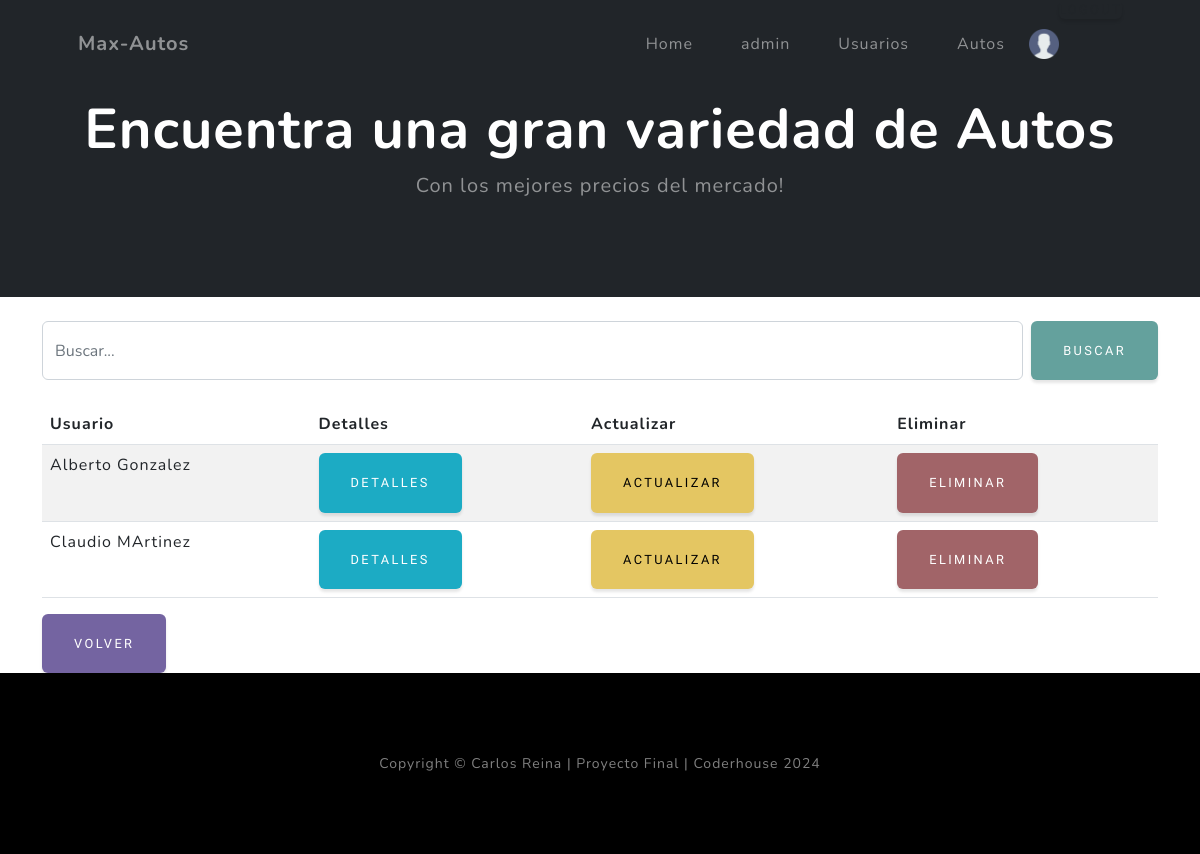
/usuarios/usuario/list (signed in), run on the app's committed database.
### usuarios/models.py (models this page shows)
class Usuario(models.Model):
    nombre = models.CharField(max_length=50)
    apellido = models.CharField(max_length=50)
    correo = models.CharField(max_length=255)
    telefono = models.CharField(max_length=15)
    fecha_nacimiento = models.DateField(null=True, blank=True)
    avatar = models.ImageField(upload_to="avatares", blank=True, null=True)
    def __str__(self):
        return f"{self.nombre} {self.apellido}"

### usuarios/views.py (the view)
# urls.py: path("usuario/list", views.UsuarioList.as_view(), name="usuario_list"),
class UsuarioList(ListView):
    model = Usuario
    def get_queryset(self):
        queryset = super().get_queryset()
        q = self.request.GET.get('q')
        if q:
            queryset = Usuario.objects.filter(nombre__icontains=q)
        return queryset

### usuarios/templates/usuarios/usuario_list.html
{% extends 'core/base.html' %}
{% block header %}
<header class="bg-dark py-5">
    <div class="container px-4 px-lg-5 my-5">
        <div class="text-center text-white">
            <h1 class="display-4 fw-bolder">Encuentra una gran variedad de Autos</h1>
            <p class="lead fw-normal text-white-50 mb-0">Con los mejores precios del mercado!</p>
        </div>
    </div>
</header>
{% endblock header %}
{% block main %}
<div class="container mt-4">
    <form action="{% url 'usuarios:usuario_list' %}" method="get" class="d-flex mb-4">
        <input type="text" name="q" class="form-control me-2" placeholder="Buscar...">
        <button type="submit" class="btn btn-primary">Buscar</button>
    </form>
    <table class="table table-striped table-hover">
        <thead>
            <tr>
                <th>Usuario</th>
                <th>Detalles</th>
                <th>Actualizar</th>
                <th>Eliminar</th>
            </tr>
        </thead>
        <tbody>
            {% for object in object_list %}
                <tr>
                    <td>{{ object }}</td>
                    <td><a href="{% url 'usuarios:usuario_detail' object.id %}" class="btn btn-info">Detalles</a></td>
                    <td><a href="{% url 'usuarios:usuario_update' object.id %}" class="btn btn-warning">Actualizar</a></td>
                    <td><a href="{% url 'usuarios:usuario_delete' object.id %}" class="btn btn-danger">Eliminar</a></td>
                </tr>
            {% empty %}
                <tr>
                    <td colspan="4" class="text-center">No hay usuarios registrados</td>
                </tr>
            {% endfor %}
        </tbody>
    </table>
    <a href="{% url 'usuarios:index' %}" class="btn btn-secondary">Volver</a>
</div>
{% endblock main %}

### core/templates/core/componets/navbar.html (shortened to what this page needs)
{% load static %}
<nav class="navbar navbar-expand-lg navbar-light fixed-top" id="mainNav">
    <div class="container px-4 px-lg-5">
        <a class="navbar-brand" href="{% url 'core:index' %}">Max-Autos</a>
        <div class="collapse navbar-collapse" id="navbarResponsive">
            <ul class="navbar-nav ms-auto">
                <li class="nav-item"><a class="nav-link" href="{% url 'core:index' %}">Home</a></li>
                {% if user.is_authenticated %}
                    <li class="nav-item"><a class="nav-link" href="{% url 'core:profile' %}">{{ user.username }}</a></li>
                    <li class="nav-item"><a class="nav-link" href="{% url 'usuarios:index' %}">Usuarios</a></li>
                    <li class="nav-item"><a class="nav-link" href="{% url 'autos:index' %}">Autos</a></li>
                    {% if user.usuario.avatar %}
                    <li class="nav-item d-flex align-items-center">
                        <img src="{{ user.usuario.avatar.url }}" alt="avatar" style="width: 30px; height: 30px;">
                    </li>
                    {% else %}
                    <li class="nav-item d-flex align-items-center">
                        <img src="{% static 'core/img/usuario.png' %}" alt="avatar" style="width: 30px; height: 30px;">
                    </li>
                    {% endif %}
                    <li class="nav-item">
                        <form action="{% url 'core:logout' %}" method="post" class="d-inline">
                            <button type="submit" class="btn nav-link" style="background: none; border: none; padding: 0; color: inherit;">Logout</button>
                        </form>
                    </li>
                {% else %}
                    <li class="nav-item"><a class="nav-link" href="{% url 'core:login' %}">Login</a></li>
                {% endif %}
            </ul>
        </div>
    </div>
</nav>

### data on the page
Usuario: nombre+apellido "Alberto Gonzalez"
Usuario: nombre+apellido "Claudio MArtinez"

### other printed values
{{ user.username }} "admin"
